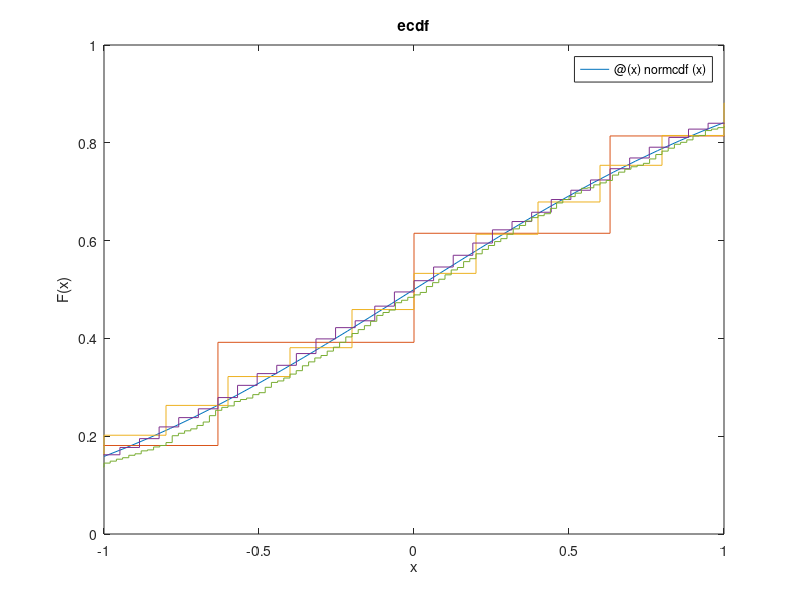

Reproduce this figure in MATLAB.
Ydata10 = [];
Ydata100 = [];
Ydata1000 = [];
Ydata10000 = [];

for a = 1:1000
    data = rand(10,1);
    data(data>0.5) = 1;
    data(data<=0.5) = -1;
    Ydata10 = [Ydata10 sqrt(10).*mean(data)];
    
    data = rand(100,1);
    data(data>0.5) = 1;
    data(data<=0.5) = -1;
    Ydata100 = [Ydata100 sqrt(100).*mean(data)];
    
    data = rand(1000,1);
    data(data>0.5) = 1;
    data(data<=0.5) = -1;
    Ydata1000 = [Ydata1000 sqrt(1000).*mean(data)];
    
    data = rand(10000,1);
    data(data>0.5) = 1;
    data(data<=0.5) = -1;
    Ydata10000 = [Ydata10000 sqrt(10000).*mean(data)];
end

fplot(@(x) normcdf(x), [-1,1]);
hold on;
ecdf(Ydata10);
ecdf(Ydata100);
ecdf(Ydata1000);
ecdf(Ydata10000);